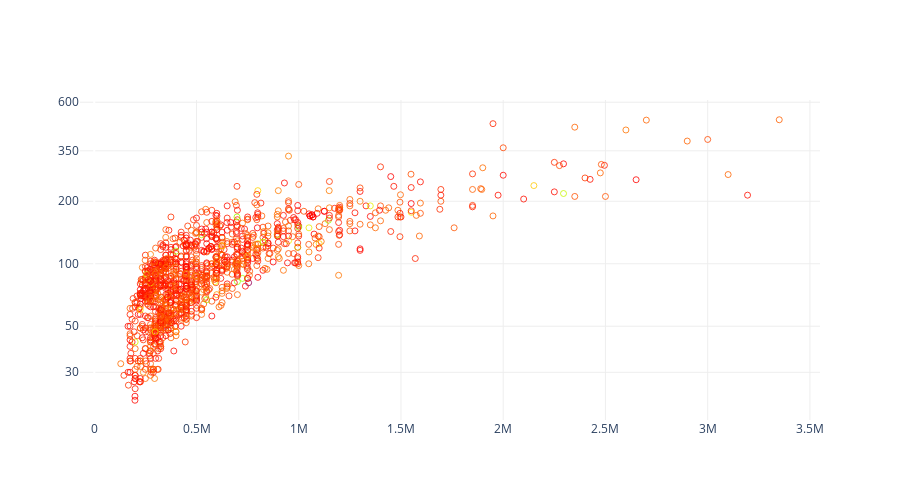

The notebook cell saved with this chart:
### Markdown cell above
## number of houses per total rooms

### Code cell
fig = go.Figure()
fig.add_trace(go.Scatter(x=pararius[pararius['price']<4000000]['price'],
                         y=pararius[pararius['price']<4000000]['living_area'],
                         mode='markers',
                         marker=dict(color='rgba(0,0,0,0)',
                                     line_width=0.8,
                                     line_color = pararius['year_built'],
                                     line_colorscale='rainbow',
                                        ),
                         text=pararius['year_built']
                        )
                 ) 
fig.update_layout(width=900,
                  height=500,
                  plot_bgcolor='rgba(0,0,0,0)',
                  showlegend=False,
                  xaxis=dict(nticks=10, gridcolor='#EEEEEE'),
                  yaxis=dict(gridcolor='#EEEEEE', nticks=15),
                 )
fig.update_yaxes(tickvals=[30, 50, 100, 200, 350, 600])
fig.update_yaxes(type="log")
fig.show()

### Figure 1 — Plotly figure (JSON) as saved in the notebook; plotly's stock layout.template omitted (floating-point values rounded to 4 significant figures; data arrays with more than 128 entries replaced by an {"elided": "..."} marker saying what was removed)
{"data": [{"marker": {"color": "rgba(0,0,0,0)", "line": {"color": {"elided": "1308 int values"}, "colorscale": [[0, "rgb(150,0,90)"], [0.125, "rgb(0,0,200)"], [0.25, "rgb(0,25,255)"], [0.375, "rgb(0,152,255)"], [0.5, "rgb(44,255,150)"], [0.625, "rgb(151,255,0)"], [0.75, "rgb(255,234,0)"], [0.875, "rgb(255,111,0)"], [1, "rgb(255,0,0)"]], "width": 0.8}}, "mode": "markers", "text": {"elided": "1308 int values"}, "type": "scatter", "x": {"elided": "1307 int values"}, "y": {"elided": "1307 int values"}}], "layout": {"height": 500, "plot_bgcolor": "rgba(0,0,0,0)", "showlegend": false, "width": 900, "xaxis": {"gridcolor": "#EEEEEE", "nticks": 10}, "yaxis": {"gridcolor": "#EEEEEE", "nticks": 15, "tickvals": [30, 50, 100, 200, 350, 600], "type": "log"}}}
